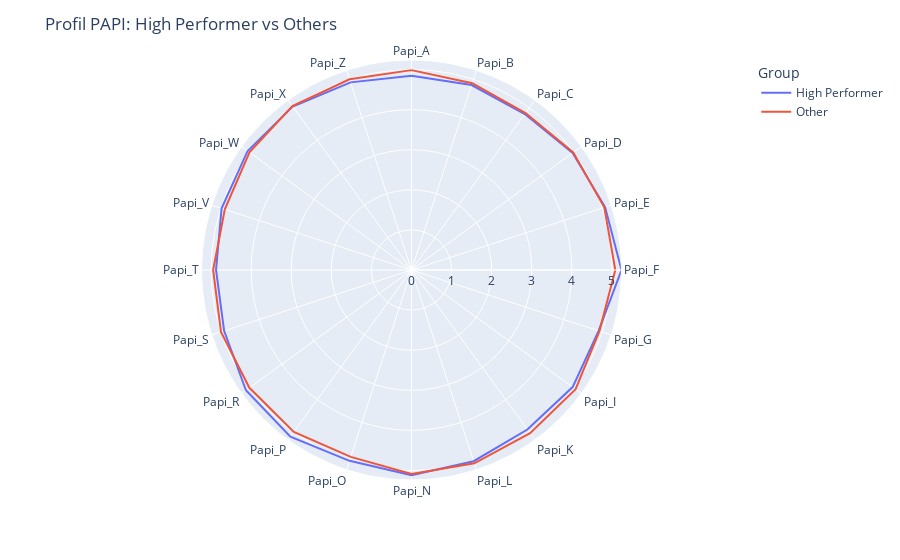

Here is the notebook cell this chart was saved with:
### Code cell
import plotly.express as px

mean_high = merged_df[merged_df['is_high'] == 1][[c for c in merged_df.columns if c.startswith('Papi_')]].mean()
mean_other = merged_df[merged_df['is_high'] == 0][[c for c in merged_df.columns if c.startswith('Papi_')]].mean()

radar_df = pd.DataFrame({
    'PAPI': mean_high.index,
    'High Performer': mean_high.values,
    'Other': mean_other.values
})

fig = px.line_polar(
    radar_df.melt(id_vars='PAPI', var_name='Group', value_name='Score'),
    r='Score', theta='PAPI', color='Group', line_close=True,
)
fig.update_layout(title='Profil PAPI: High Performer vs Others')
fig.show()

### Figure 1 — Plotly figure (JSON) as saved in the notebook; plotly's stock layout.template omitted (floating-point values rounded to 4 significant figures)
{"data": [{"hovertemplate": "Group=High Performer<br>Score=%{r}<br>PAPI=%{theta}<extra></extra>", "legendgroup": "High Performer", "line": {"color": "#636efa", "dash": "solid"}, "marker": {"symbol": "circle"}, "mode": "lines", "name": "High Performer", "r": [4.846, 4.851, 4.809, 4.969, 5.077, 5.238, 4.908, 4.969, 4.918, 5.015, 5.12, 5.004, 5.14, 5.105, 4.914, 4.875, 4.981, 5.052, 5.039, 4.921, 4.846], "showlegend": true, "subplot": "polar", "theta": ["Papi_A", "Papi_B", "Papi_C", "Papi_D", "Papi_E", "Papi_F", "Papi_G", "Papi_I", "Papi_K", "Papi_L", "Papi_N", "Papi_O", "Papi_P", "Papi_R", "Papi_S", "Papi_T", "Papi_V", "Papi_W", "Papi_X", "Papi_Z", "Papi_A"], "type": "scatterpolar"}, {"hovertemplate": "Group=Other<br>Score=%{r}<br>PAPI=%{theta}<extra></extra>", "legendgroup": "Other", "line": {"color": "#EF553B", "dash": "solid"}, "marker": {"symbol": "circle"}, "mode": "lines", "name": "Other", "r": [4.986, 4.9, 4.838, 4.987, 5.056, 5.084, 4.929, 5.06, 5.033, 5.069, 5.088, 4.903, 4.994, 4.999, 4.997, 4.948, 4.897, 4.996, 5.055, 5.003, 4.986], "showlegend": true, "subplot": "polar", "theta": ["Papi_A", "Papi_B", "Papi_C", "Papi_D", "Papi_E", "Papi_F", "Papi_G", "Papi_I", "Papi_K", "Papi_L", "Papi_N", "Papi_O", "Papi_P", "Papi_R", "Papi_S", "Papi_T", "Papi_V", "Papi_W", "Papi_X", "Papi_Z", "Papi_A"], "type": "scatterpolar"}], "layout": {"legend": {"title": {"text": "Group"}, "tracegroupgap": 0}, "margin": {"t": 60}, "polar": {"angularaxis": {"direction": "clockwise", "rotation": 90}, "domain": {"x": [0, 1], "y": [0, 1]}}, "title": {"text": "Profil PAPI: High Performer vs Others"}}}
